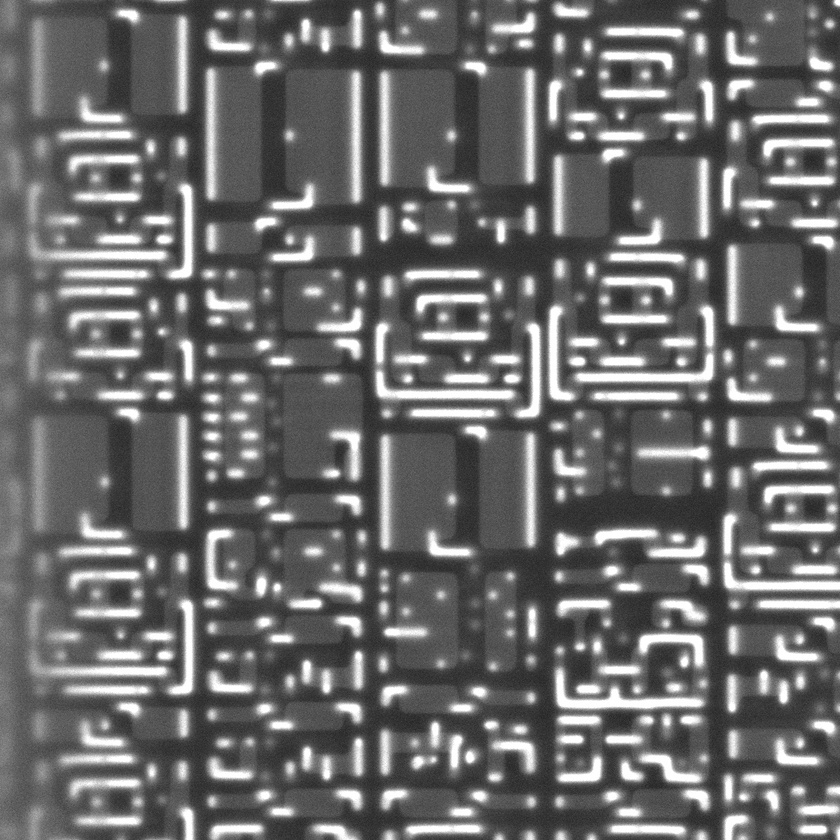
#> input picture Snap_Speed3_0_5.jpg, 840 x 840 px, shrunk from 1024 x 1024 before the run
$ jupyter execute --allow-errors color_parser.ipynb
#> lines starting #> are read from the running program, lines starting #| are printed output that depends on the picture; after the words box and inside, x2 and y2 are one past the last pixel; in counts of white or black regions, pixels touching at a corner belong together
[cell 1]
import numpy as np
import cv2
import matplotlib.pyplot as plt
import ast

[cell 2]
image = cv2.imread("Snap_Speed3_0_5.jpg")
#> image is the input picture: shape (840, 840, 3); min 32, max 255, mean 106.4
cpy = image.copy()

[cell 3]
lower = [240, 240, 240]
upper = [255, 255, 255]

# create NumPy arrays from the boundaries
lower = np.array(lower, dtype = "uint8")
upper = np.array(upper, dtype = "uint8")
# find the colors within the specified boundaries and apply
# the mask
mask = cv2.inRange(image, lower, upper)
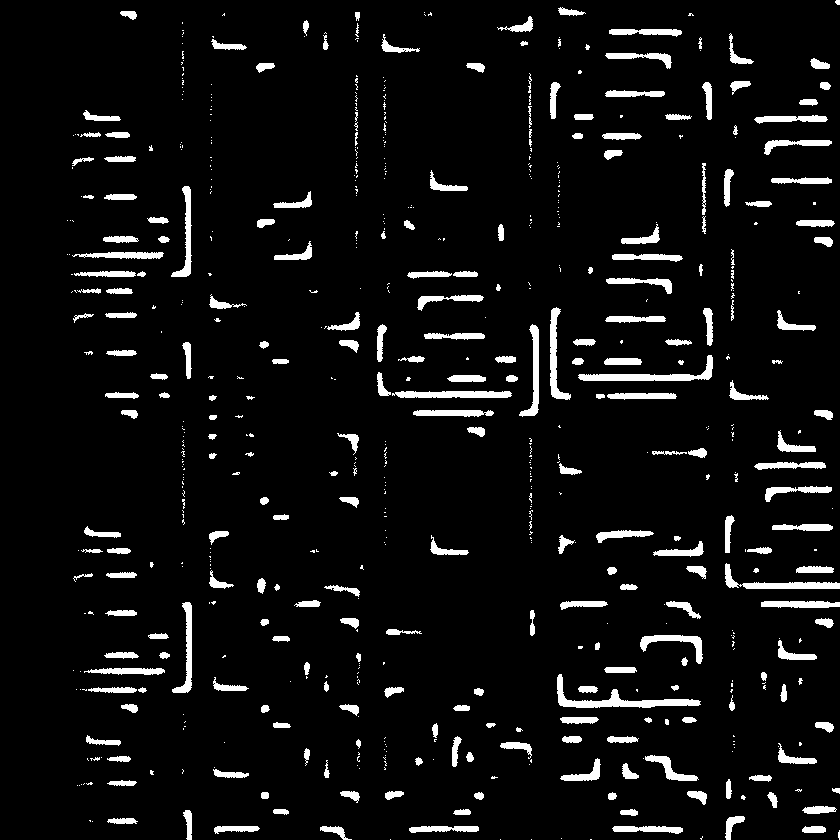
#> mask: shape (840, 840); 6.1% white; 664 white regions (415 under 20 px)
output = cv2.bitwise_and(image, image, mask = mask)
# show the images
plt.imshow(np.hstack([image, output]))
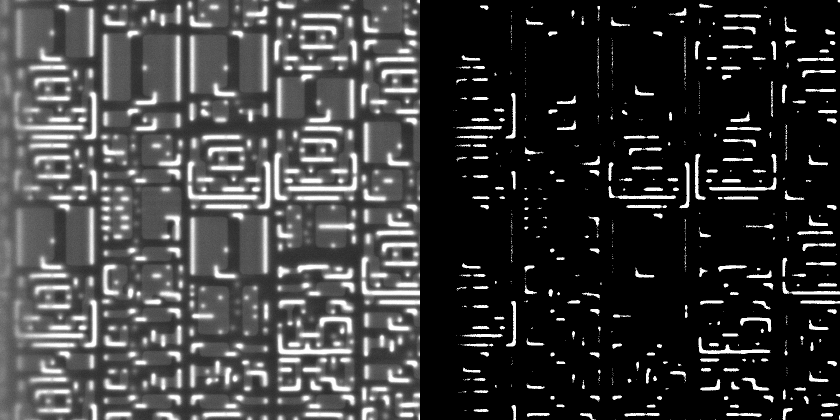
#> shown: shape (840, 1680, 3) (shown at 1/2 size); min 0, max 255, mean 60.8

[cell 4]
#test = cv2.fillPoly(img, np.int32([mask]), (0, 255, 0))

points = []
height, width = mask.shape
#> height = 840; width = 840
for x in range(height):
    for y in range(width):
        if(mask[x][y] == 255):
            points.append((y, x))
#         pixel = (mask[x, y][0], mask[x, y][1], mask[x, y][2])
#         if(pixel == (255, 255, 255)):
#             print("hello")

points = np.array(points, dtype=object)

for shape in points:
    #print(shape)
    shape = shape.reshape(-1,1,2)
    cv2.fillPoly(cpy, np.int32([shape]), color=(0, 255, 0))
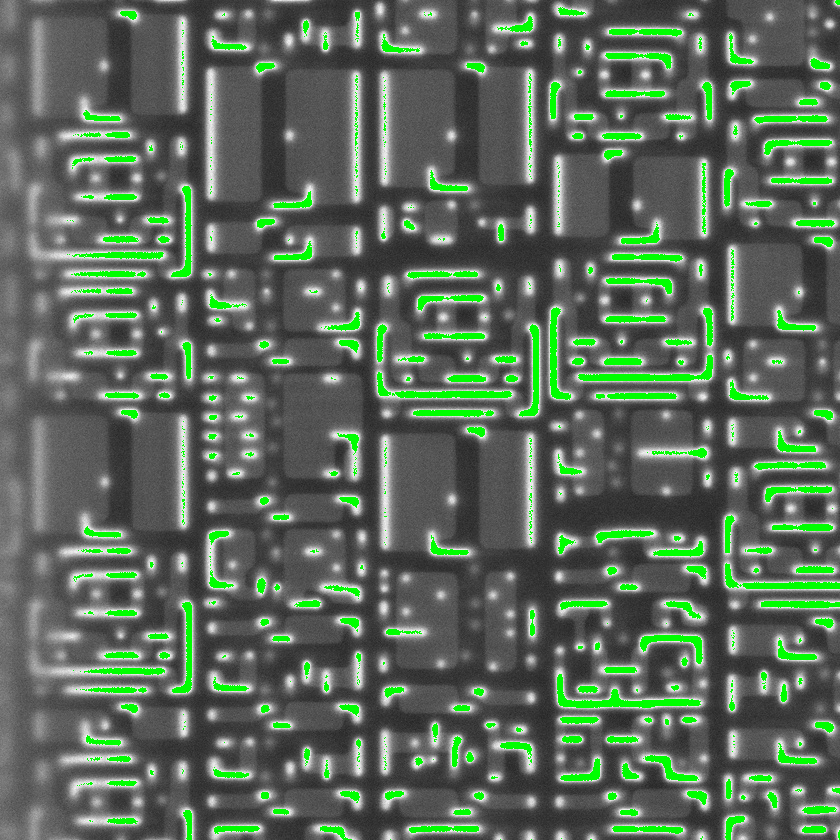
#> cpy: shape (840, 840, 3); 6.08% of pixels changed, all inside (x1, y1, x2, y2) = (67, 0, 840, 840)

print("done")
plt.imshow(np.hstack([image, cpy]))
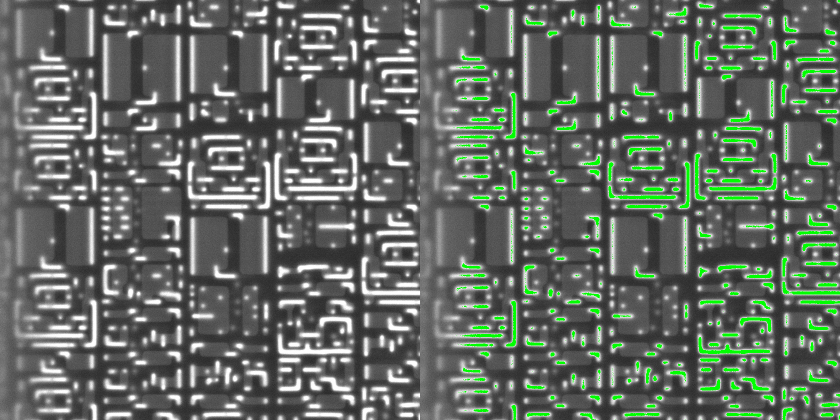
#> shown: shape (840, 1680, 3) (shown at 1/2 size); mean R, G, B 98.8, 106.5, 98.8

[cell 5]
contours,_ = cv2.findContours(mask, cv2.RETR_TREE, cv2.CHAIN_APPROX_NONE)
#> contours = 714 contours, 492 with area under 20; largest, box (x1, y1, x2, y2) and area: (557, 674, 701, 708) 1022, (578, 355, 713, 381) 824, (725, 563, 840, 589) 660, (392, 391, 512, 398) 625, (550, 307, 571, 400) 590
#> (the rest of this cell did not finish here and is left out)

$ run again, with Snap_Speed3_0_0.jpg copied over Snap_Speed3_0_5.jpg
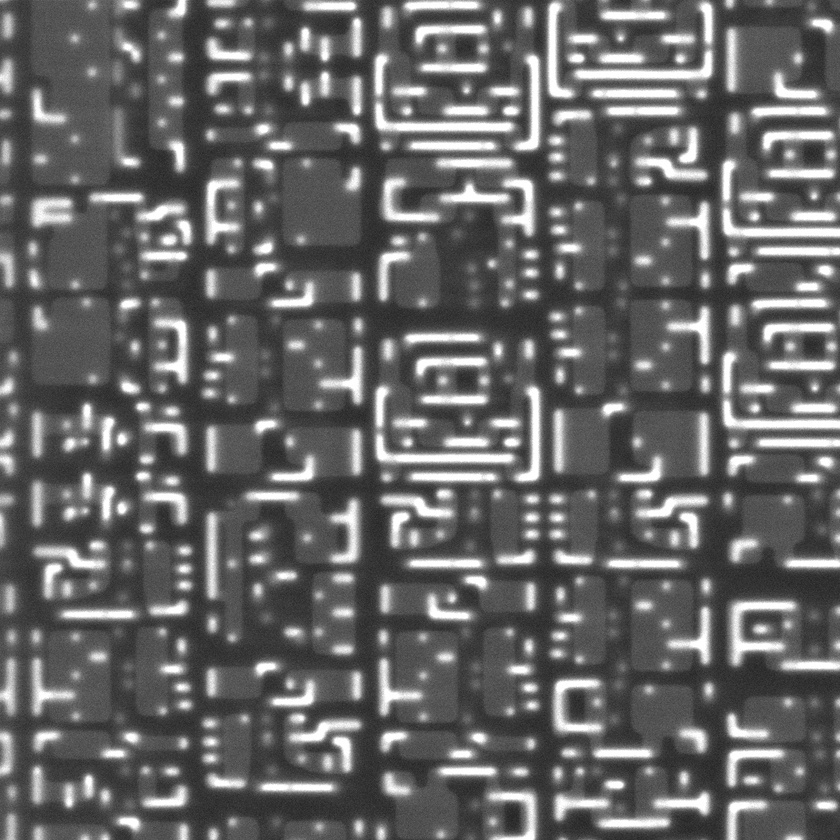
#> input picture Snap_Speed3_0_0.jpg, 840 x 840 px, shrunk from 1024 x 1024 before the run
#> image is the input picture: shape (840, 840, 3); min 33, max 255, mean 102.2
#> `mask = cv2.inRange(image, lower, upper)`:
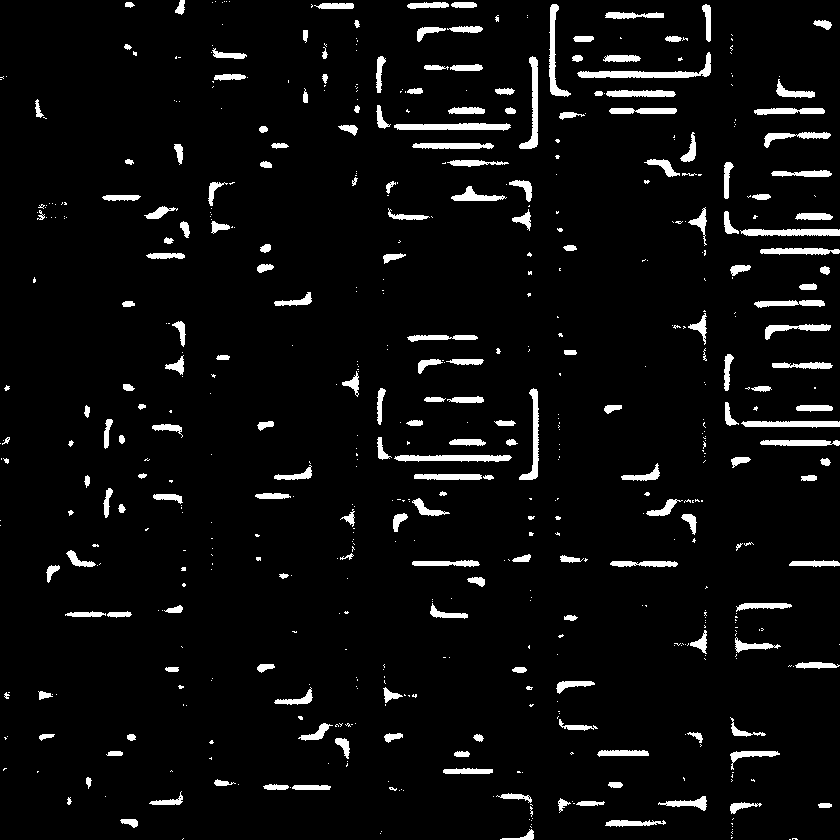
#> mask: shape (840, 840); 5% white; 592 white regions (385 under 20 px)
#> `[cell 4] #test = cv2.fillPoly(img, np.int32([mask]), (0, 255, 0))  poi..`:
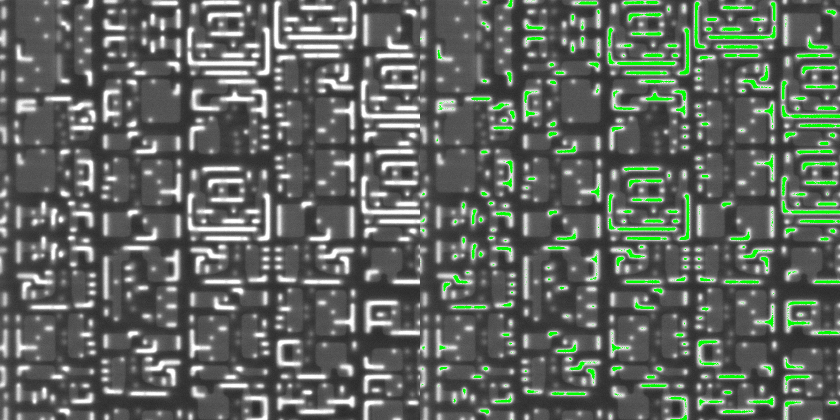
#> shown: shape (840, 1680, 3) (shown at 1/2 size); mean R, G, B 95.9, 102.3, 95.9
#> contours = 651 contours, 459 with area under 20; largest, box (x1, y1, x2, y2) and area: (577, 52, 711, 78) 752, (394, 123, 511, 131) 590, (394, 455, 512, 462) 548, (519, 56, 538, 149) 536, (740, 229, 840, 236) 516

$ run again, with Snap_Speed3_0_1.jpg copied over Snap_Speed3_0_5.jpg
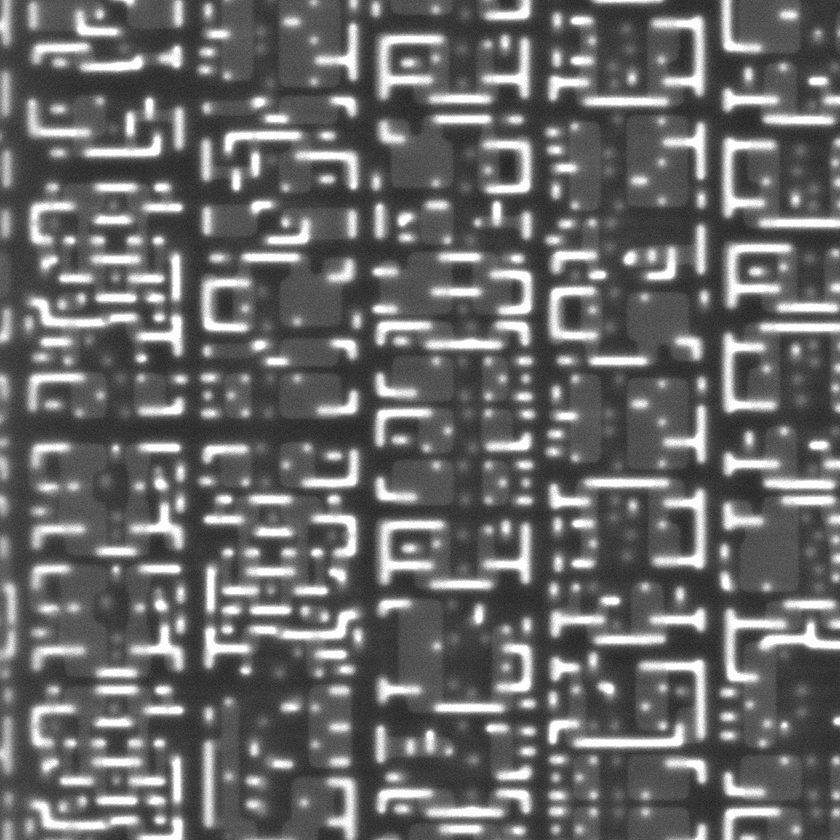
#> input picture Snap_Speed3_0_1.jpg, 840 x 840 px, shrunk from 1024 x 1024 before the run
#> image is the input picture: shape (840, 840, 3); min 32, max 255, mean 103.5
#> `mask = cv2.inRange(image, lower, upper)`:
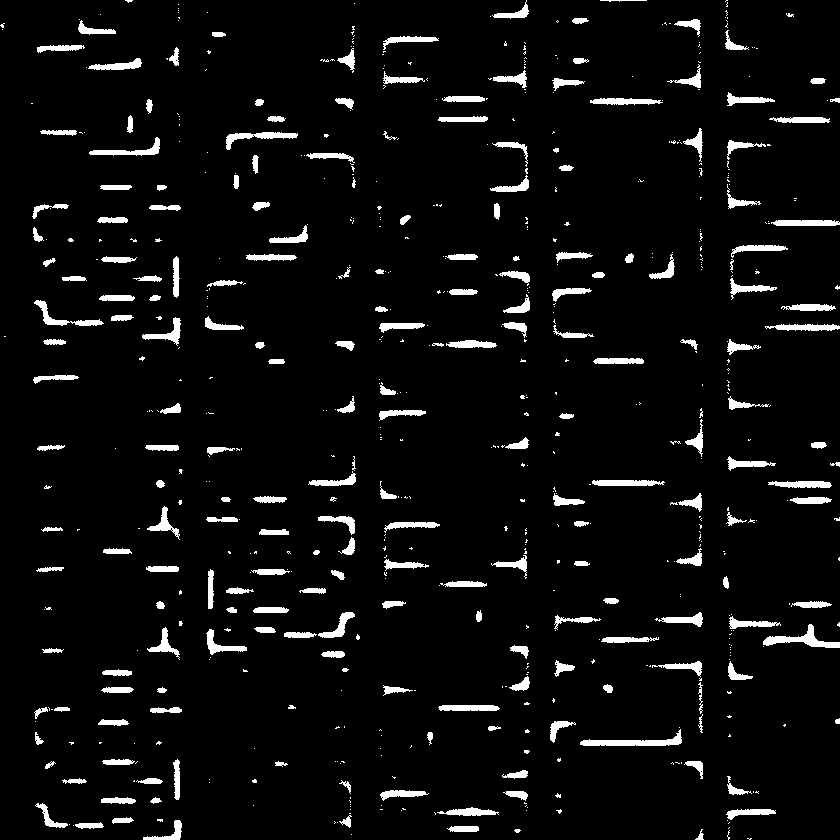
#> mask: shape (840, 840); 5.2% white; 662 white regions (444 under 20 px)
#> `[cell 4] #test = cv2.fillPoly(img, np.int32([mask]), (0, 255, 0))  poi..`:
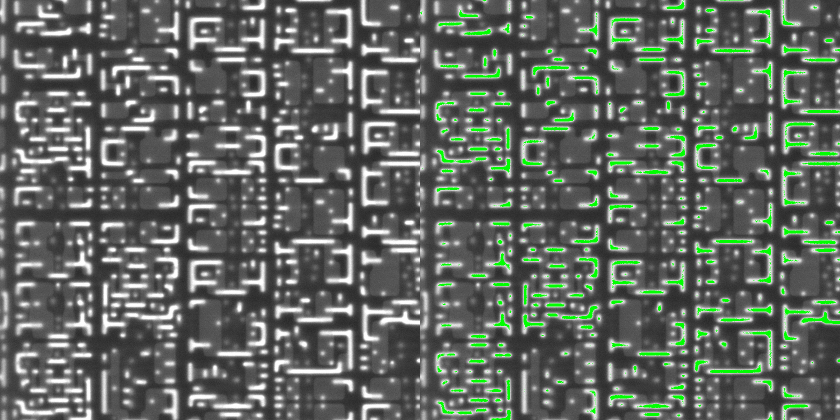
#> shown: shape (840, 1680, 3) (shown at 1/2 size); mean R, G, B 96.9, 103.6, 96.9
#> contours = 764 contours, 562 with area under 20; largest, box (x1, y1, x2, y2) and area: (580, 729, 682, 746) 528, (763, 624, 840, 648) 514, (226, 132, 298, 150) 363, (34, 300, 104, 326) 336, (89, 137, 160, 156) 332

$ run again, with Snap_Speed3_0_2.jpg copied over Snap_Speed3_0_5.jpg
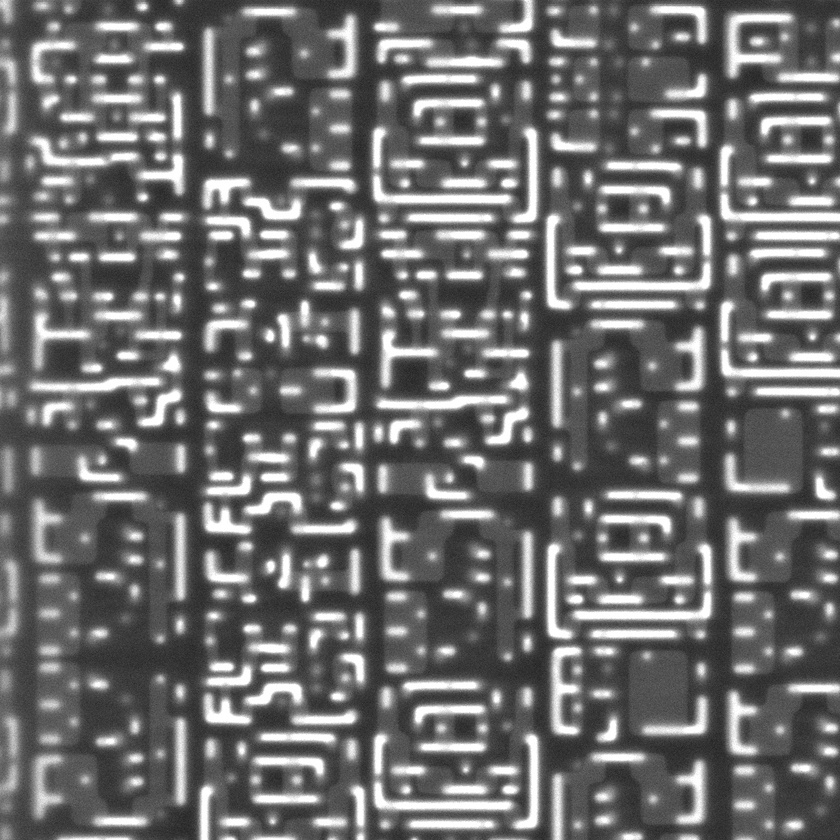
#> input picture Snap_Speed3_0_2.jpg, 840 x 840 px, shrunk from 1024 x 1024 before the run
#> image is the input picture: shape (840, 840, 3); min 31, max 255, mean 109.5
#> `mask = cv2.inRange(image, lower, upper)`:
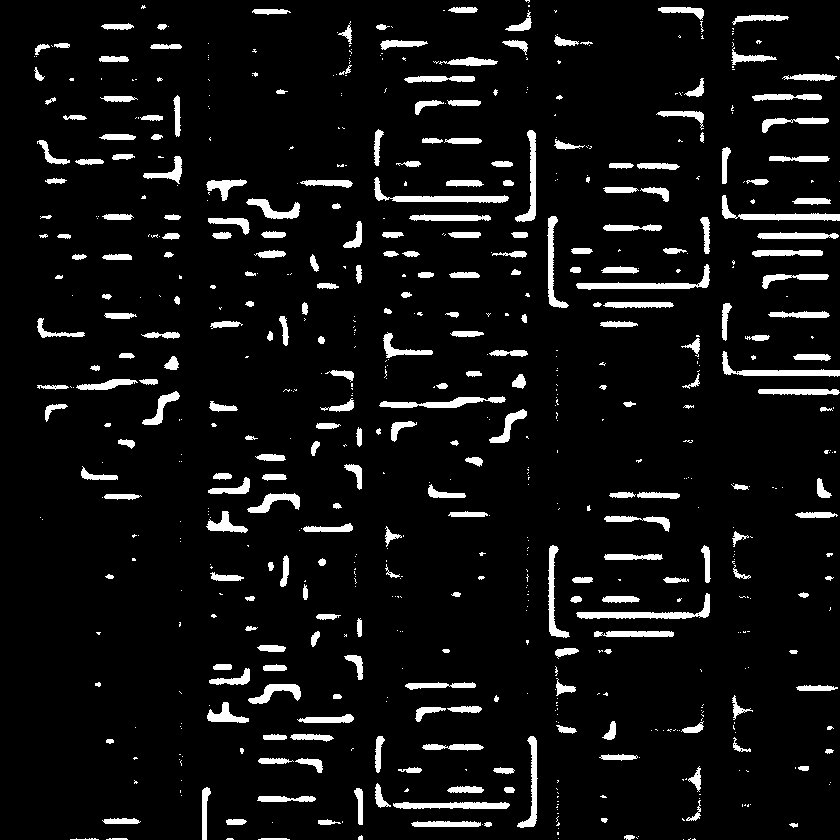
#> mask: shape (840, 840); 6.9% white; 675 white regions (400 under 20 px)
#> `[cell 4] #test = cv2.fillPoly(img, np.int32([mask]), (0, 255, 0))  poi..`:
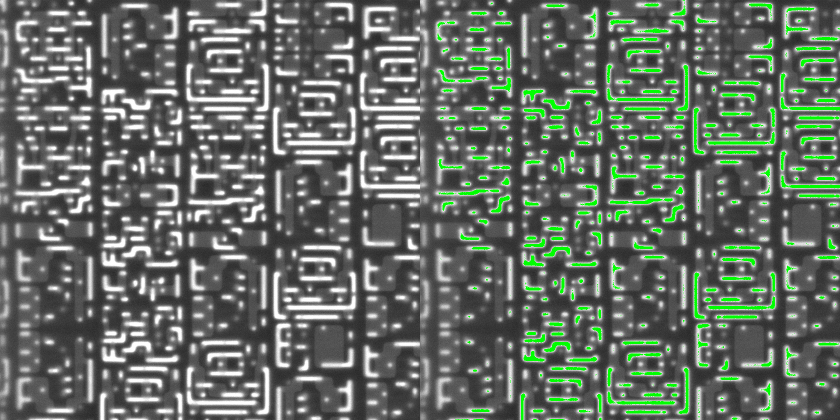
#> shown: shape (840, 1680, 3) (shown at 1/2 size); mean R, G, B 100.8, 109.7, 100.8
#> contours = 743 contours, 492 with area under 20; largest, box (x1, y1, x2, y2) and area: (576, 593, 710, 619) 744, (576, 264, 710, 290) 710, (374, 177, 509, 203) 702, (722, 195, 840, 221) 645, (722, 351, 840, 377) 624
